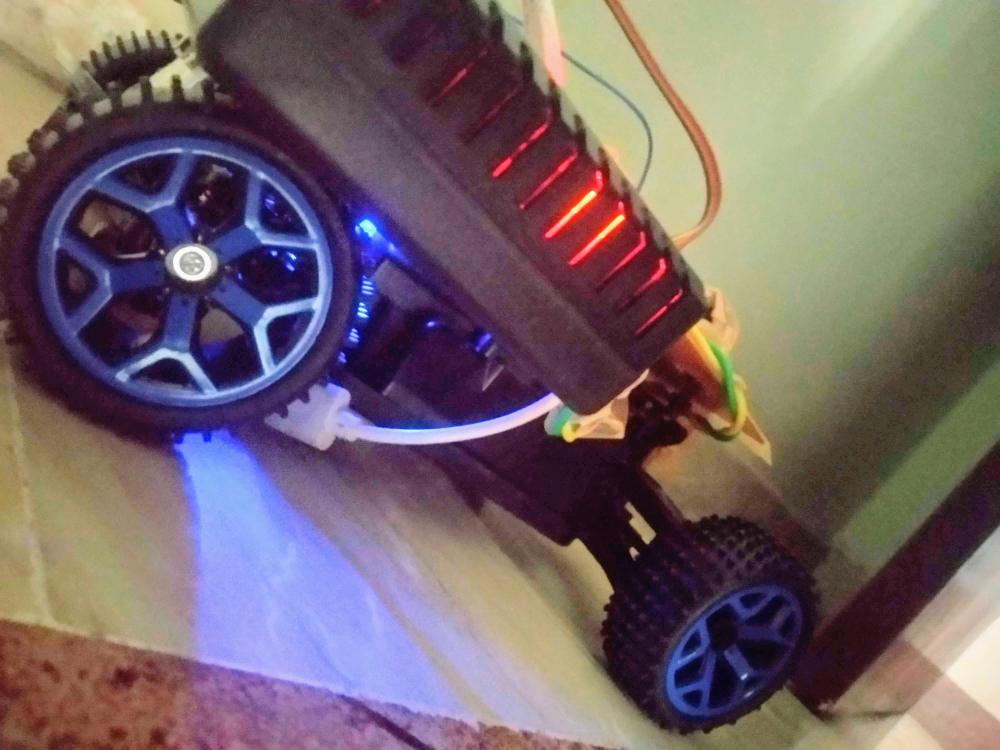
#> input picture images/car.jpg, 4000 x 3000 px (shown at 1/4 size)
$ python -i player.py   (imports and definitions only)
#> lines starting #> are read from the running program, lines starting #| are printed output that depends on the picture; after the words box and inside, x2 and y2 are one past the last pixel; in counts of white or black regions, pixels touching at a corner belong together
"""
	Place this file within the generatd data folder

	data_folder/
		- data.csv
		- player.py 	<== Like such
		- images/
			- 1589202544.57268.jpg
			- 1589202545.33127.jpg
			...
			- 1589203451.23581.jpg
"""

import cv2
import os
import numpy as np
import traceback
import time
import math

# [1 line not run here, left out]
#data = open("new_data.csv", "r")
# [1 line that did not run here, left out]

data_imagefile, steering_angle, speed, throttle, brakes = list(range(5))
throttle = speed
brakes = speed

IMAGES = os.listdir('images')
# [1 line not run here, left out]

BLUE = (255, 0, 0)


def region_of_interest(img, vertices):
    mask = np.zeros_like(img)
    #channel_count = img.shape[2]
    match_mask_color = 255
    cv2.fillPoly(mask, vertices, match_mask_color)
    masked_image = cv2.bitwise_and(img, mask)
    return masked_image


def sigmoid(x):
  return 1 / (1 + math.exp(-x))


def drow_the_lines(img, lines):
    img = np.copy(img)
    blank_image = np.zeros((img.shape[0], img.shape[1], 3), dtype=np.uint8)
    total_angle = 0
    no_of_angle = 0
    if lines is not None:

        for line in lines:
            for x1, y1, x2, y2 in line:
                cv2.line(blank_image, (x1,y1), (x2,y2), (0, 255, 0), thickness=10)


        for line in lines:
            for x1, y1, x2, y2 in line:
                if abs(x2-x1) >0.01:
                    t = math.atan(float(y2-y1)/float(x2-x1))
                    if abs(t) * 180/math.pi > 0: # 10 Degrees
                        total_angle += t
                        no_of_angle += 1

    avg_angle = 0
    if no_of_angle!=0:
        avg_angle = total_angle/no_of_angle
    old = avg_angle
    #avg_angle = sigmoid(avg_angle) * math.pi *2 - math.pi
    avg_angle *= -1

    if abs(round(avg_angle * 180/math.pi)) * 3 >5:
        #avg_angle *= 3
        avg_angle = 20 * math.pi / 180 * avg_angle/abs(avg_angle) + avg_angle * 3

    #print(round(old * 180/math.pi), "=>" , round(avg_angle * 180/math.pi))
    p_angle = avg_angle * 180/math.pi
    p_angle = p_angle / 60
    # [6 lines of commented-out code are left out]
    x1, y1 = img.shape[1]//2, img.shape[0]//2 # Center of image
    r = math.sqrt(x1**2 + y1**2)/4
    x2, y2 = int(x1 + r*math.cos(avg_angle)), int(y1 + r*math.sin(avg_angle))
    cv2.line(blank_image, (x1,y1), (x2,y2), (255, 0, 0), thickness=10)
    x2, y2 = int(x1 - r*math.cos(avg_angle)), int(y1 - r*math.sin(avg_angle))
    cv2.line(blank_image, (x1,y1), (x2,y2), (255, 0, 0), thickness=10)
    x2, y2 = int(x1 - r*math.cos(avg_angle - math.pi/2)), int(y1 - r*math.sin(avg_angle - math.pi/2))
    cv2.line(blank_image, (x1,y1), (x2,y2), (255, 0, 0), thickness=10)

    cv2.circle(blank_image, (x1,y1), int(r), (255, 0, 0), thickness=10)

    img = cv2.addWeighted(img, 0.8, blank_image, 1, 0.0)
    return img, p_angle

# = cv2.imread('road.jpg')
#image = cv2.cvtColor(image, cv2.COLOR_BGR2RGB)
def process(image):
	try:
	    #print(image.shape)
	    height = image.shape[0]
	    width = image.shape[1]
	    region_of_interest_vertices = [
	        (0, 380),
	        (0, 260),
	        (width-20, 260),
	        (width-20, 380)
	    ]
	    gray_image = cv2.cvtColor(image, cv2.COLOR_RGB2GRAY)
	    canny_image = cv2.Canny(gray_image, 60, 80)
	    cropped_image = region_of_interest(canny_image,
	                    np.array([region_of_interest_vertices], np.int32),)
	    #return canny_image
	    lines = cv2.HoughLinesP(cropped_image,
	                            rho=2,
	                            theta=np.pi/180,
	                            threshold=50,
	                            lines=np.array([]),
	                            minLineLength=40,
	                            maxLineGap=100)
	    #image_with_lines = drow_the_lines(image, lines)

	    blank_image = np.zeros((height,width,3), np.uint8)
	    blank_image = image
	    #blank_image = cv2.cvtColor(canny_image, cv2.COLOR_GRAY2RGB)
	    image_with_lines, p_angle = drow_the_lines(blank_image, lines)
	    return image_with_lines, p_angle
	except:
		traceback.print_exc()
		return image, 0

# [30 lines not run here, left out]

>>> import cv2
>>> picture = cv2.cvtColor(cv2.imread('../images/car.jpg'), cv2.COLOR_BGR2RGB)
>>> result = process(picture)
#> in process, `gray_image = cv2.cvtColor(image, cv2.COLOR_RGB2GRAY)`:
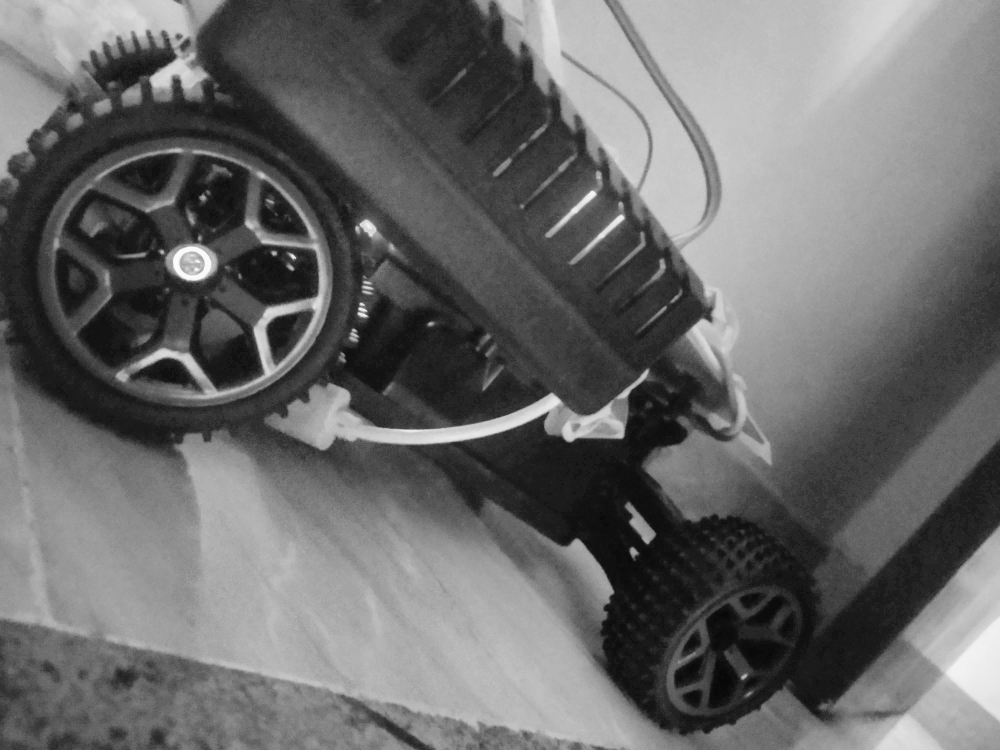
#> gray_image: shape (3000, 4000) (shown at 1/4 size); min 6, max 255, mean 106.5
#> in process, `canny_image = cv2.Canny(gray_image, 60, 80)`:
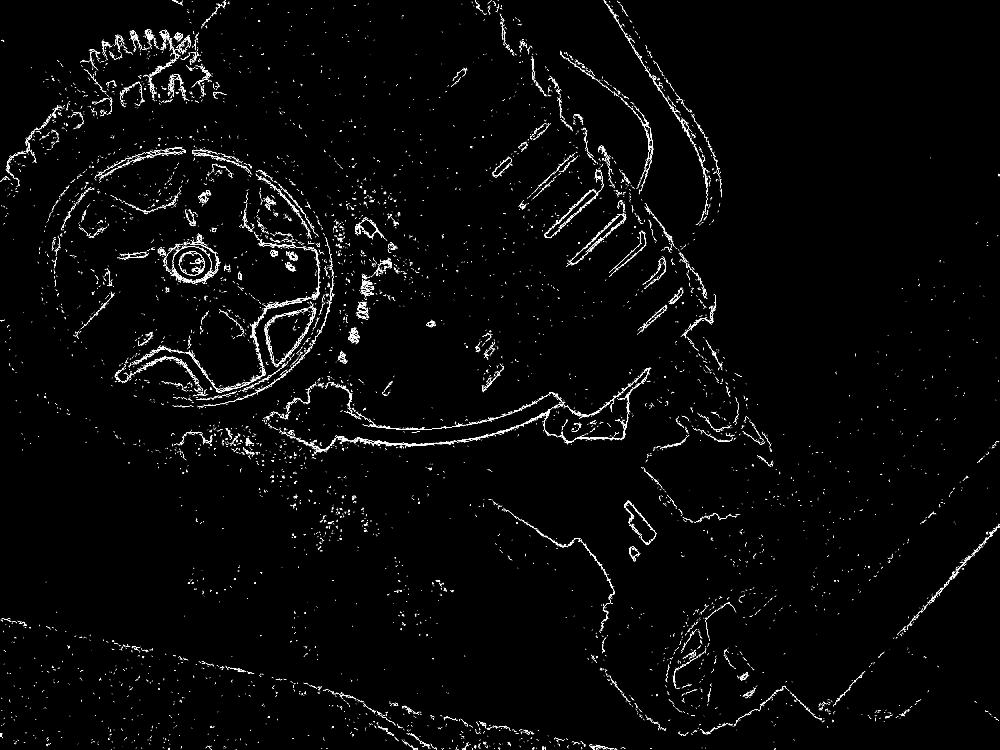
#> canny_image: shape (3000, 4000) (shown at 1/4 size); 1% white in thin lines or dots
#> in region_of_interest, `cv2.fillPoly(mask, vertices, match_mask_color)`:
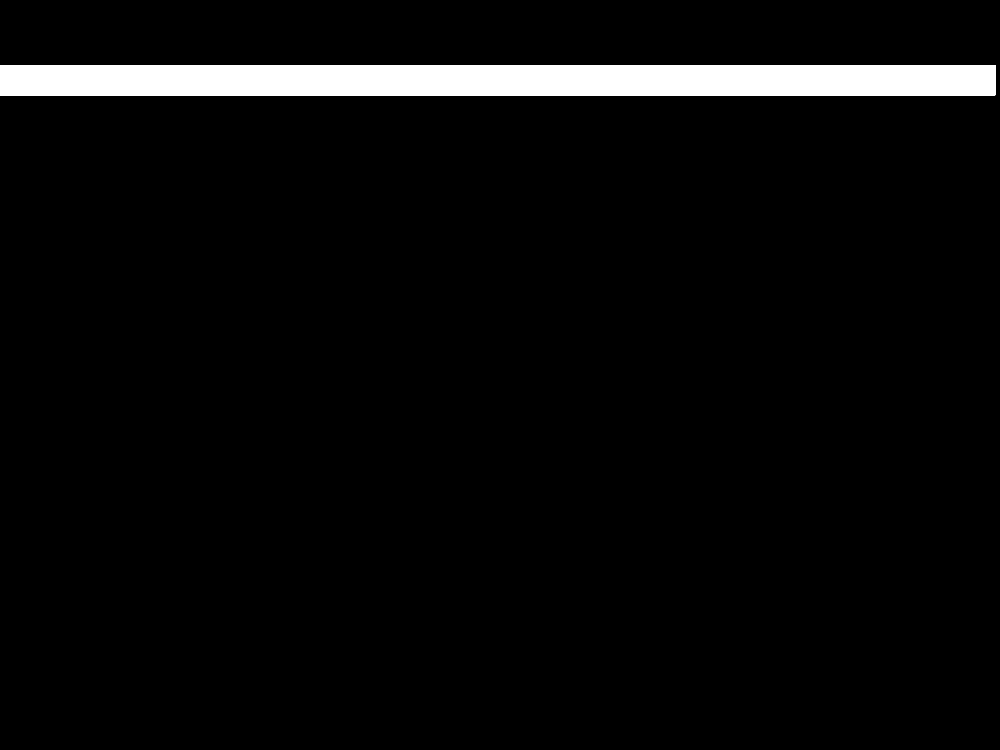
#> mask: shape (3000, 4000) (shown at 1/4 size); 4% white; 1 white region, box (x1, y1, x2, y2) and area: (0, 260, 3981, 381) 481701
#> in region_of_interest, `masked_image = cv2.bitwise_and(img, mask)`:
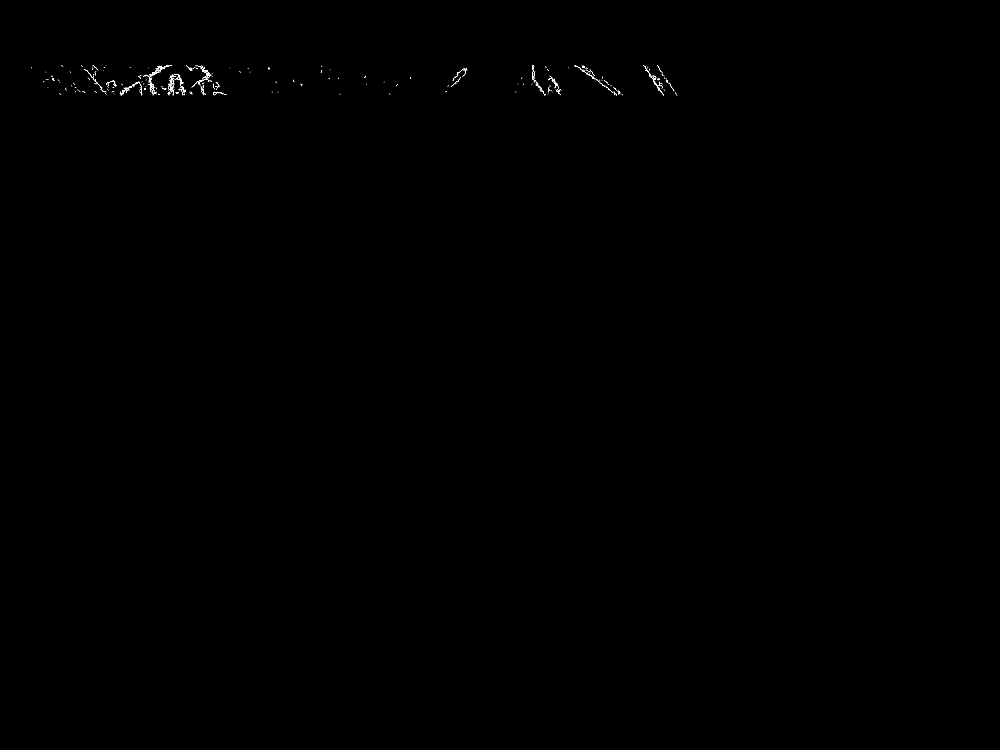
#> masked_image: shape (3000, 4000) (shown at 1/4 size); 0.05% white in thin lines or dots, all inside (x1, y1, x2, y2) = (124, 260, 2709, 381)
#> in process, `lines = cv2.HoughLinesP(cropped_image, rho=2, theta=np.pi/180, thresho..`: lines = 148 rows, first 6: [2071, 335, 2229, 335], [303, 368, 880, 368], [264, 359, 867, 359], [382, 327, 847, 327], [759, 279, 814, 279], [2131, 271, 2346, 271]
#> the loop in drow_the_lines, `for line in lines:` made 148 passes
#> line on passes 1 to 12: [[2071, 335, 2229, 335]], [[303, 368, 880, 368]], [[264, 359, 867, 359]], [[382, 327, 847, 327]], [[759, 279, 814, 279]], [[2131, 271, 2346, 271]], [[404, 353, 856, 353]], [[297, 336, 875, 336]], [[399, 344, 878, 344]], [[183, 319, 232, 319]], [[2129, 303, 2199, 303]], [[560, 311, 835, 311]]
#> after the loop in drow_the_lines, `for line in lines:`: no_of_angle = 77; total_angle = 3.42
#> in drow_the_lines, `avg_angle = total_angle/no_of_angle`: avg_angle = 0.0444
#> in drow_the_lines, `avg_angle *= -1`: avg_angle = -0.0444
#> in drow_the_lines, `avg_angle = 20 * math.pi / 180 * avg_angle/abs(avg_angle) + avg_angle ..`: avg_angle = -0.482
#> in drow_the_lines, `p_angle = avg_angle * 180/math.pi`: p_angle = -27.63
#> in drow_the_lines, `p_angle = p_angle / 60`: p_angle = -0.46
#> in drow_the_lines, `x2, y2 = int(x1 + r*math.cos(avg_angle)), int(y1 + r*math.sin(avg_angl..`: x2 = 2553; y2 = 1210
#> in drow_the_lines, `x2, y2 = int(x1 - r*math.cos(avg_angle)), int(y1 - r*math.sin(avg_angl..`: x2 = 1446; y2 = 1789
#> in drow_the_lines, `x2, y2 = int(x1 - r*math.cos(avg_angle - math.pi/2)), int(y1 - r*math...`: x2 = 2289; y2 = 2053
#> in drow_the_lines, `img = cv2.addWeighted(img, 0.8, blank_image, 1, 0.0)`:
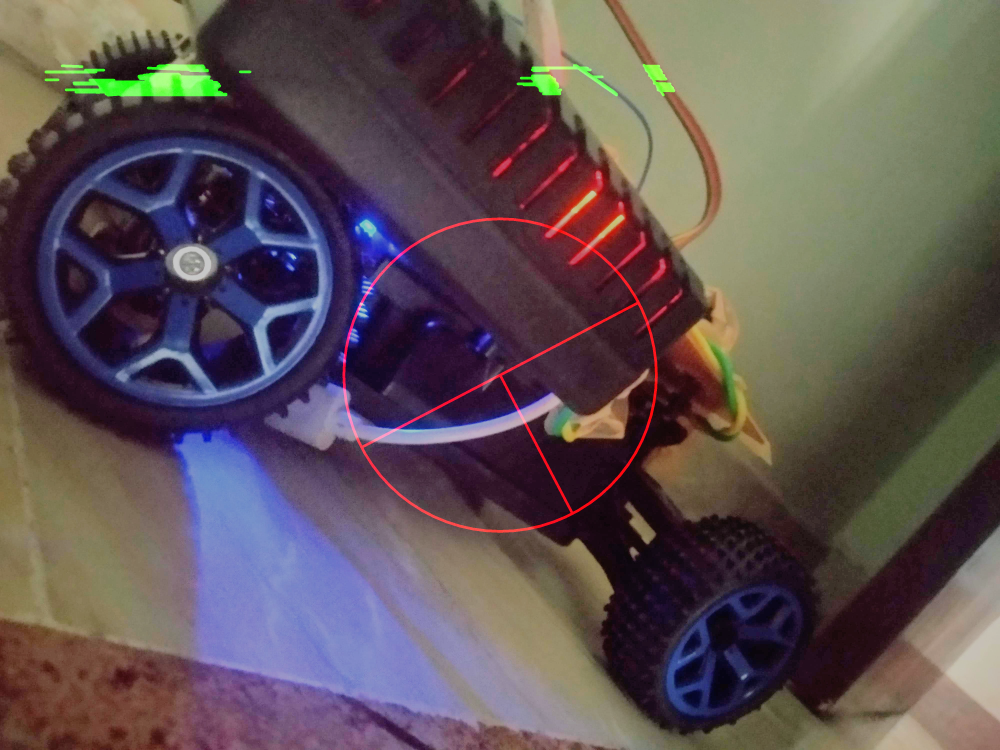
#> img: shape (3000, 4000, 3) (shown at 1/4 size); mean R, G, B 94.8, 81.9, 84.7
#> in process, `image_with_lines, p_angle = drow_the_lines(blank_image, lines)`: p_angle = -0.46
